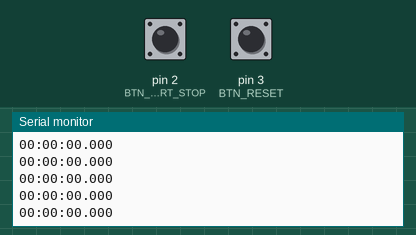
The sketch below on a simulated Arduino Uno, built with avr-gcc and run on an emulated ATmega328P. Parts: the last lines printed to the serial monitor. The test bench sets the inputs (shaded band); at power-on: pin 2 (BTN_START_STOP) HIGH, pin 3 (BTN_RESET) HIGH.

Above: at 1.2 s.
1.3 s: pin 2 (BTN_START_STOP) pulled LOW for 0.15 s
At 1.56 s:
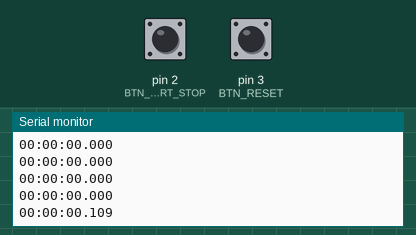
2.9 s: pin 2 (BTN_START_STOP) pulled LOW for 1 s
At 3.17 s:
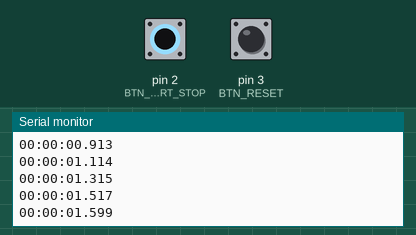
Timing chart, 0 to 5.9 s (numbered marks = the images above; inputs shaded):
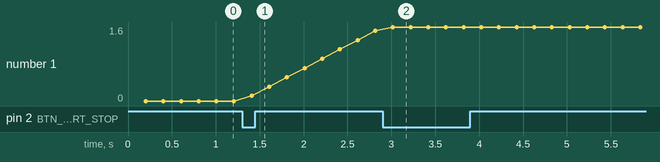

Measured:
- after the input at 1.3 s, the serial monitor: prints a new line after 0.11 s (image 1)
- after the input at 2.9 s, the serial monitor: prints a new line after 0.12 s (image 2)
- plotted number 1: 0 → 1.52 after the input at 1.3 s, 1.52 → 1.6 after the input at 2.9 s

The sketch:

stopwatch.ino
```cpp
// Simple Digital Stopwatch with two buttons
const int BTN_START_STOP = 2;
const int BTN_RESET = 3;

volatile bool running = false;
unsigned long startTime = 0;
unsigned long elapsed = 0;
unsigned long lastPrint = 0;

void onStartStop() {
  // basic debounce via delay
  static unsigned long last = 0;
  unsigned long now = millis();
  if (now - last < 150) return;
  last = now;

  running = !running;
  if (running) {
    startTime = millis() - elapsed;
  } else {
    elapsed = millis() - startTime;
  }
}

void onReset() {
  static unsigned long last = 0;
  unsigned long now = millis();
  if (now - last < 150) return;
  last = now;

  running = false;
  elapsed = 0;
  startTime = millis();
}

void setup() {
  Serial.begin(115200);
  pinMode(BTN_START_STOP, INPUT_PULLUP);
  pinMode(BTN_RESET, INPUT_PULLUP);
  attachInterrupt(digitalPinToInterrupt(BTN_START_STOP), onStartStop, FALLING);
  attachInterrupt(digitalPinToInterrupt(BTN_RESET), onReset, FALLING);
  Serial.println("Stopwatch ready. Use buttons on D2 (start/stop) and D3 (reset).");
}

void loop() {
  unsigned long now = millis();
  if (running) {
    elapsed = now - startTime;
  }
  if (now - lastPrint > 200) {
    lastPrint = now;
    unsigned long ms = elapsed % 1000;
    unsigned long s = (elapsed / 1000) % 60;
    unsigned long m = (elapsed / 60000) % 60;
    unsigned long h = (elapsed / 3600000);
    char buf[32];
    snprintf(buf, sizeof(buf), "%02lu:%02lu:%02lu.%03lu", h, m, s, ms);
    Serial.println(buf);
  }
}
```
